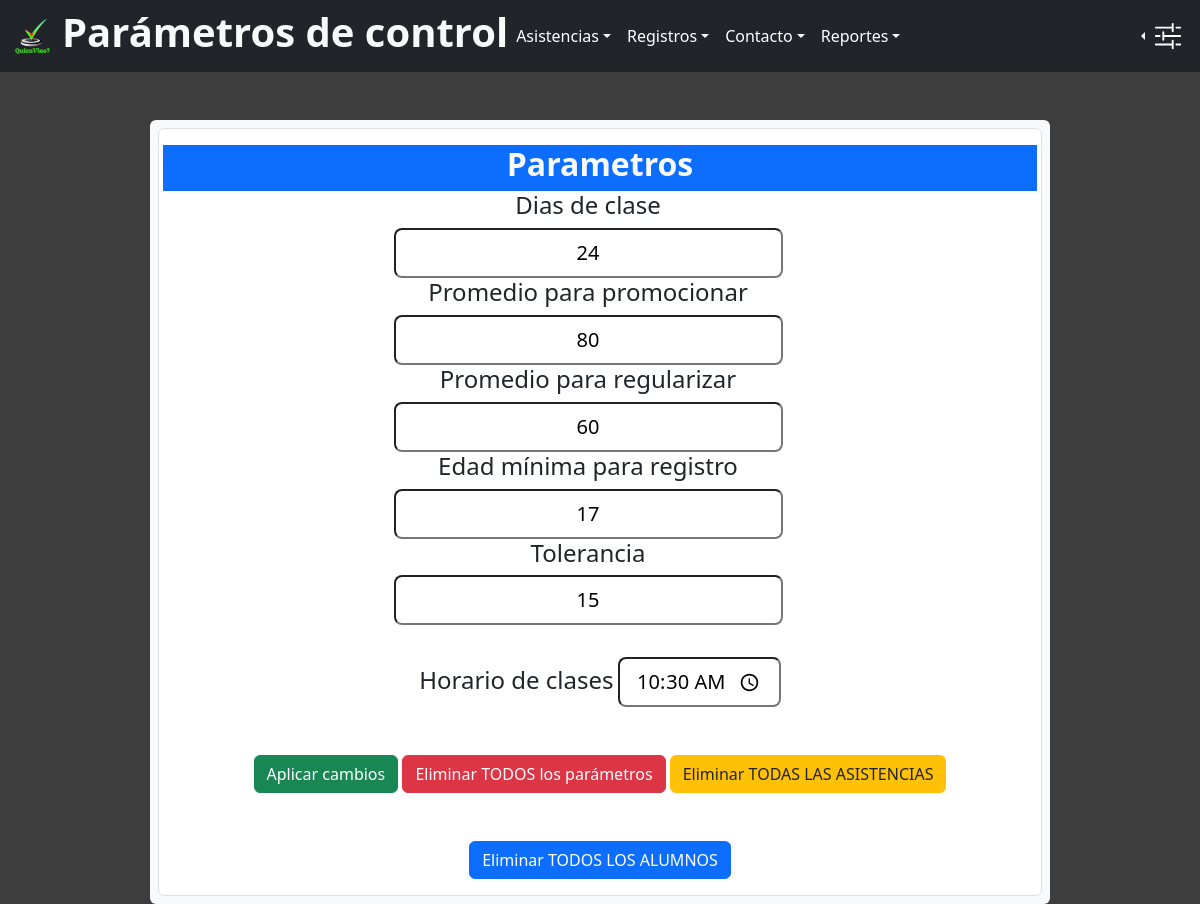
The page /Control/parametros.php on the database its author committed.
### tables this page shows
CREATE TABLE IF NOT EXISTS `parametros` (
  `clave_ajuste` tinyint NOT NULL AUTO_INCREMENT,
  `dias_clases` smallint DEFAULT NULL,
  `promedio_promocion` int DEFAULT NULL,
  `promedio_regularidad` int DEFAULT NULL,
  `edad_minima` tinyint DEFAULT NULL,
  `tolerancia` int DEFAULT NULL,
  `horario_fijo` time DEFAULT NULL,
  PRIMARY KEY (`clave_ajuste`)
);

### BD/conn.php (called while the page is built, shortened)
<?php
class Conexion
{
  private $host = "localhost";
  private $contrasena = "";
  private $bd = "sistemaasistencia";
  private $usuario = "root";
  private $conn;
  public  function __construct()
  {
    $this->conn = new mysqli($this->host, $this->usuario, $this->contrasena, $this->bd);
  }
  public function ejecutar($consulta)
  {
    return $this->conn->query($consulta);
  }
}
?>

### Clases/Parametro.php (called while the page is built, shortened)
<?php
Class Parametro{
  public static function traerParametros(){
    $queryParametros = ("SELECT * FROM parametros");
    return $queryParametros;
  }
}
?>

### Control/parametros.php (the view, shortened to what this page needs)
<?php
require("../BD/conn.php");
require("../Clases/Parametro.php");
?>
<!DOCTYPE html>
<html lang="en">
<head>
  <link rel="stylesheet" href="../Resources/css/bootstrap.min.css" />
  <link rel="stylesheet" href="../styleIndex.css">
  <link rel="stylesheet" href="../Resources/css/sweetalert2.min.css">
</head>
<body>
  <nav class="navbar navbar-expand-sm bg-dark navbar-dark">
    <div class="container-fluid">
      <a href="../index.php">
        <div class="redondo">
          <img src="../Multimedia/logo2.png" class="logo">
        </div>
      </a>
      <div class="d-flex justify-content-end">
        <h1 class="text-light"><b>Parámetros de control</b></h1>
      </div>
      <div class="collapse navbar-collapse" id="collapsibleNavbar">
        <ul class="navbar-nav">
          <li class="nav-item dropdown text-light">
            <a class="nav-link dropdown-toggle" href="#" role="button" data-bs-toggle="dropdown">Asistencias</a>
          </li>
          <li class="nav-item dropdown">
            <a class="nav-link dropdown-toggle" href="#" role="button" data-bs-toggle="dropdown">Registros</a>
          </li>
          <li class="nav-item dropdown">
            <a class="nav-link dropdown-toggle" href="#" role="button" data-bs-toggle="dropdown">Contacto</a>
          </li>
          <li class="nav-item dropdown">
            <a class="nav-link dropdown-toggle" href="#" role="button" data-bs-toggle="dropdown">Reportes</a>
          </li>
        </ul>
      </div>
      <div class="nav-item dropstart">
        <a class="nav-link dropdown-toggle text-light" href="#" role="button" data-bs-toggle="dropdown"
          aria-expanded="false">
          <img src="../Multimedia/sliders2.svg" alt="" class="img-fluid config" style="margin-right: 5px;">
        </a>
      </div>
    </div>
  </nav>
  <?php
  $conectarDB = new Conexion();
  $conectarDB->connect();
  $sql = Parametro::traerParametros();
  $ejecutar = $conectarDB->ejecutar($sql);
  $listadoParametros = $ejecutar->fetch_object();
  if ($listadoParametros <> NULL) {
    ?>
    <div class="container d-flex justify-content-center align-items-center w-75 bg-light text-center mt-5 rounded p-2">
      <form action="./actualizarParametros.php" class="form-control rounded  p-3" method="POST">
        <div class="row">
          <div class="bg-primary">
            <h2 class="form_control bg-primary text-light"><b>Parametros</b></h2>
          </div>
        </div>
        <div class="container d-flex justify-content-center">
          <div class="w-50 row">
            <div class="row">
              <label for="diasClases">
                <h4>Dias de clase</h4>
              </label>
              <input id="diasClases" type="number" class="form-control-lg text-center" name="1"
                value="<?php print($listadoParametros->dias_clases); ?>">
            </div>
            <div class="row">
              <label for="promedioPromocion">
                <h4>Promedio para promocionar</h4>
              </label>
              <input id="promedioPromocion" type="number" class="form-control-lg text-center" name="3"
                value="<?php print($listadoParametros->promedio_promocion); ?>">
            </div>
            <div class="row">
              <label for="promedioRegularidad">
                <h4>Promedio para regularizar</h4>
              </label>
              <input id="promedioRegularidad" type="number" class="form-control-lg text-center" name="4"
                value="<?php print($listadoParametros->promedio_regularidad); ?>">
            </div>
            <div class="row">
              <label for="edadRegistro">
                <h4>Edad mínima para registro</h4>
              </label>
              <input id="edadRegistro" type="number" class="form-control-lg text-center" name="2"
                value="<?php print($listadoParametros->edad_minima); ?>">
            </div>
            <div class="row">
              <label for="tolerancia">
                <h4>Tolerancia</h4>
              </label>
              <input id="tolerancia" type="number" class="form-control-lg text-center" name="5"
                value="<?php print($listadoParametros->tolerancia); ?>">
            </div>
            <div class="container d-flex justify-content-center">
              <div class="row">
                <div class="col-md-12 text-center mt-3">
                  <label for="horario">
                    <h4>Horario de clases</h4>
                  </label>
                  <input id="horario" type="time" class="form-control-lg text-center" name="6"
                    value="<?php print($listadoParametros->horario_fijo); ?>">
                </div>
              </div>
            </div>
          </div>
        </div>
        <div>
          <input type="submit" class="btn btn-success mt-5" value="Aplicar cambios">
          <a onclick="alerta_eliminar(<?php echo ($listadoParametros->clave_ajuste) ?>)"
            class="btn btn-danger mt-5">Eliminar TODOS los parámetros</a>
          <a onclick="totalidad_eliminar()" class="btn btn-warning text-dark mt-5">Eliminar
            TODAS LAS ASISTENCIAS</a>
            <a onclick="borrarAlumnos()" class="btn btn-primary mt-5">Eliminar
            TODOS LOS ALUMNOS</a>
      </form>
    </div>
    <?php
  }
  ?>
</body>
</html>

### styleIndex.css (style rules this page uses)
.redondo { width: 45px; height: 45px; margin-right: 5px; }
.logo { height: 35px; width: 35px; margin-top: 5px; margin-left: 3px; }
a:link, a:visited, a:active { text-decoration: none; color: white; }
b { text-decoration: none; }
body { background-color: rgb(61, 61, 61); }
html,body { overflow-x: hidden; }
.config { width: 30px; height: 30px; }
.config { filter: invert(100%) url(#color-filter); }

### rows shown on the page
parametros: dias_clases "24", promedio_promocion "80", promedio_regularidad "60", edad_minima "17", tolerancia "15", horario_fijo "10:30:00"
